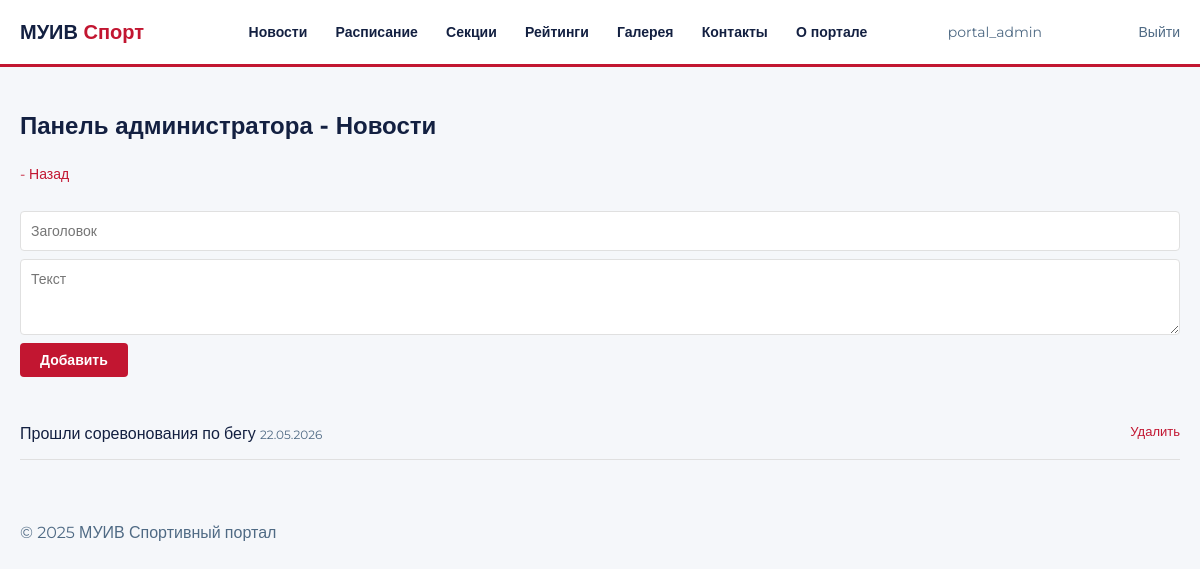
Page /admin_panel/news/ (signed in) on the earlier database version.
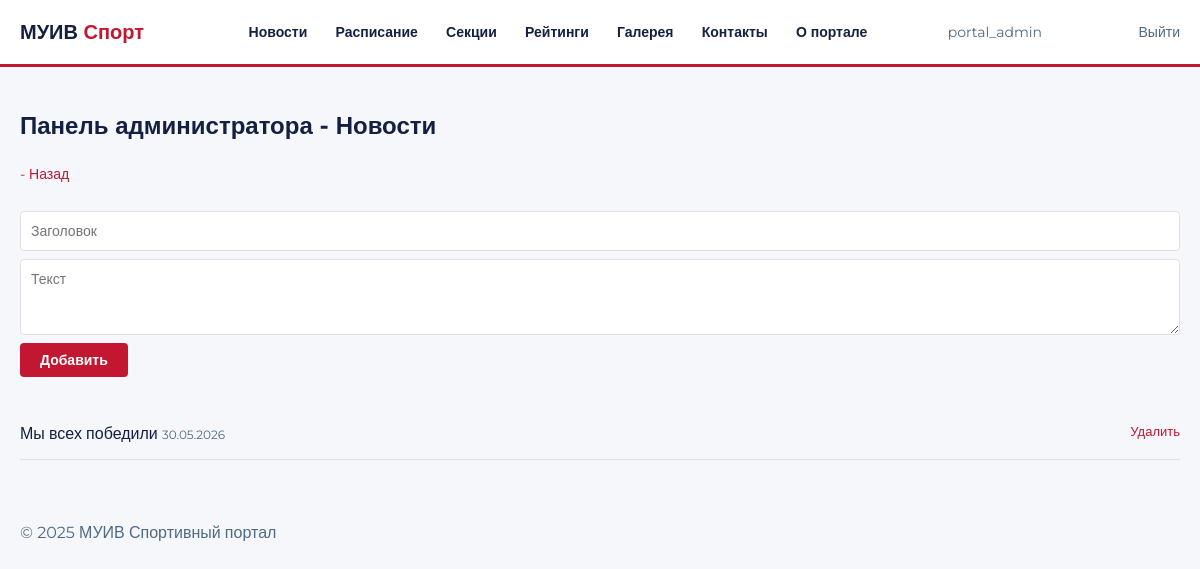
Same page on the later database version.
### main/models.py (models this page shows, shortened)
class News(models.Model):
    title   = models.CharField(max_length=200, verbose_name='Заголовок')
    content = models.TextField(verbose_name='Текст')
    created = models.DateTimeField(auto_now_add=True, verbose_name='Дата публикации')
    class Meta:
        verbose_name        = 'Новость'
        verbose_name_plural = 'Новости'
        ordering            = ['-created']

### main/views.py (the view)
# urls.py: path('admin_panel/news/', views.admin_panel_news, name='admin_panel_news'),
@login_required
def admin_panel_news(request):
    if not is_portal_admin(request.user):
        return redirect('/profile/')
    if request.method == 'POST':
        title   = request.POST.get('title')
        content = request.POST.get('content')
        News.objects.create(title=title, content=content)
        return redirect('/admin_panel/news/')
    news = News.objects.all()
    return render(request, 'admin_panel/news.html', {'news': news})

### main/views.py (called while the page is built)
def is_portal_admin(user):
    try:
        return user.userprofile.role == 'portal_admin'
    except:
        return False

### templates/admin_panel/news.html (shortened to what this page needs)
{% extends 'base.html' %}
{% block content %}
<div class="container" style="padding-top: 40px; padding-bottom: 60px;">
  <h2>Панель администратора - Новости</h2>
  <a href="/admin_panel/users/" style="font-size: 14px;">- Назад</a>
  <form method="post" style="margin-top: 24px;">
    <input type="text" name="title" placeholder="Заголовок" required style="display: block; width: 100%; padding: 10px; border: 1.5px solid var(--border); border-radius: 4px; font-size: 14px; font-family: inherit; margin-bottom: 8px;">
    <textarea name="content" placeholder="Текст" required rows="3" style="display: block; width: 100%; padding: 10px; border: 1.5px solid var(--border); border-radius: 4px; font-size: 14px; font-family: inherit; margin-bottom: 8px;"></textarea>
    <button type="submit" style="padding: 8px 20px; background: var(--red); color: var(--white); border: none; border-radius: 4px; font-size: 14px; font-weight: 600; font-family: inherit; cursor: pointer;">Добавить</button>
  </form>
  <div style="margin-top: 32px;">
    {% for item in news %}
      <div style="display: flex; justify-content: space-between; padding: 12px 0; border-bottom: 1px solid var(--border);">
        <span>{{ item.title }} <span style="font-size: 12px; color: var(--muted);">{{ item.created|date:"d.m.Y" }}</span></span>
        <a href="/admin_panel/news/delete/{{ item.pk }}/" style="color: var(--red); font-size: 13px;">Удалить</a>
      </div>
    {% empty %}
      <p>Новостей нет</p>
    {% endfor %}
  </div>
</div>
{% endblock %}

Differences in the rows shown:
removed News: title "Прошли соревонования по бегу", created "22.05.2026"
added News: title "Мы всех победили", created "30.05.2026"
